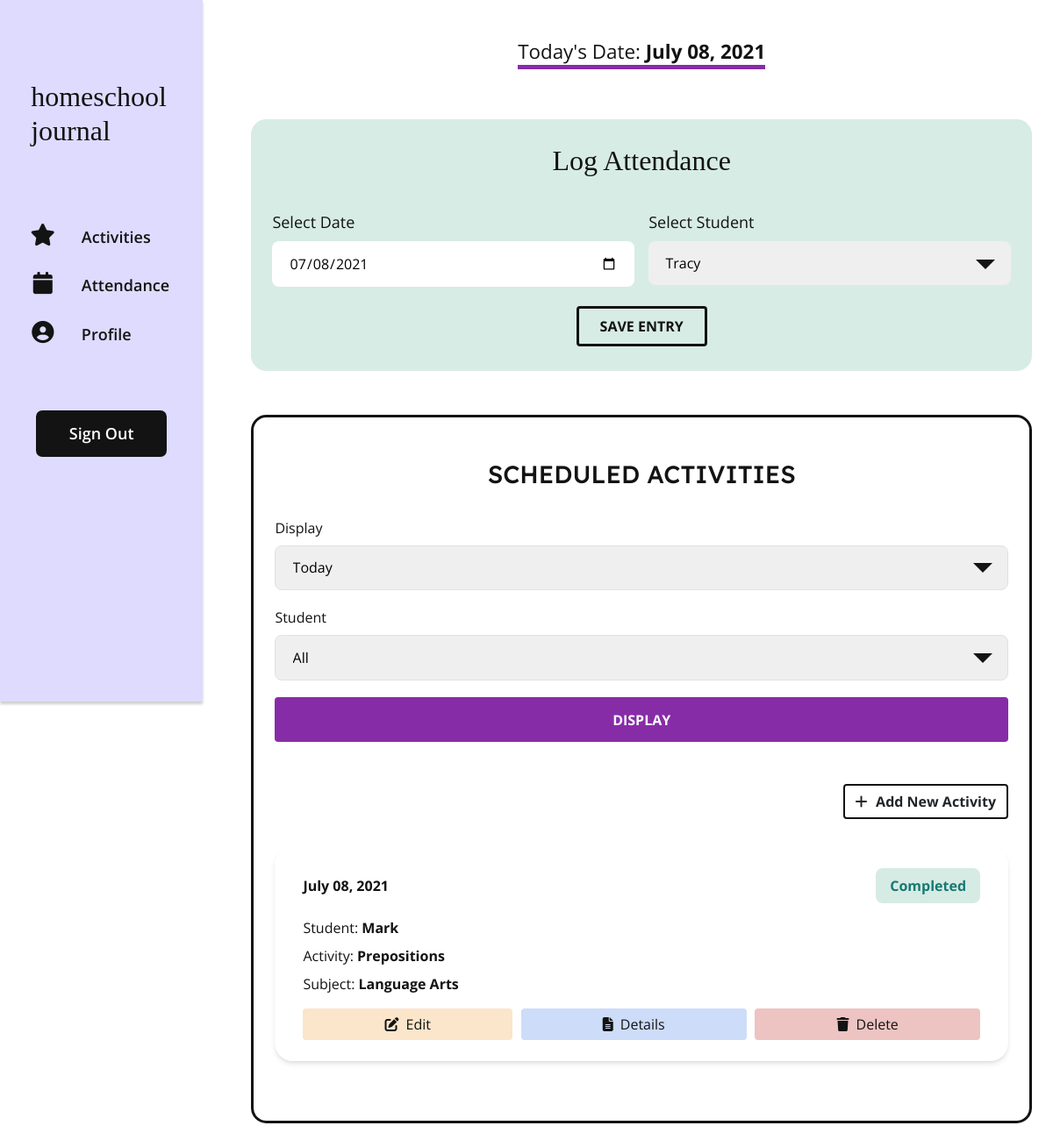
Screenshot of /index (signed in) with the database file from the repository.
### app/models.py (models this page shows, shortened)
class Activity(db.Model):
    id = db.Column(db.Integer, primary_key=True)
    title = db.Column(db.String(150), index=True, nullable=False)
    user_id = db.Column(db.Integer, db.ForeignKey('user.id'), index=True)
    subject_id = db.Column(db.Integer, db.ForeignKey('subject.id'), index=True, nullable=False)
    student_id = db.Column(db.Integer, db.ForeignKey('student.id'), index=True, nullable=False)
    description = db.Column(db.Text, index=True)
    resources = db.Column(db.Text, index=True)
    activity_date = db.Column(db.DateTime, index=True, nullable=False)
    notes = db.Column(db.Text, index=True)
    status = db.Column(db.String(64), index=True, nullable=False)

class Student(db.Model):
    id = db.Column(db.Integer, primary_key=True)
    student_name = db.Column(db.String(64), index=True)
    user_id = db.Column(db.Integer, db.ForeignKey('user.id'))
    attendance = db.relationship('Attendance', backref='student', lazy='dynamic')
    activities = db.relationship('Activity', backref='student', lazy='dynamic')
    def __str__(self):
        return self.student_name

class Subject(db.Model):
    id = db.Column(db.Integer, primary_key=True)
    user_id = db.Column(db.Integer, db.ForeignKey('user.id'), index=True)
    subject_name = db.Column(db.String(64), index=True)
    activities = db.relationship('Activity', backref='subject', lazy='dynamic')
    def __str__(self):
        return self.subject_name

### app/routes.py (the view, shortened to what this page needs)
@app.route('/',  methods=['GET', 'POST'])
@app.route('/index', methods=['GET', 'POST'])
@login_required
def index():
    form = AddStudentSubjectForm()
    students = current_user.students
    form2 = AddAttendanceForm()
    form2.student.choices = students
    todays_datetime = datetime(datetime.today().year, datetime.today().month, datetime.today().day)
    current_weekday = todays_datetime.isoweekday()
    form3 = DisplayActivitiesForm()
    student_list = ["All"]
    for student in students:
        student_list.append(student)
    form3.student.choices = student_list
    activities = current_user.activities.filter_by(activity_date=todays_datetime).order_by(Activity.activity_date).all()
    return render_template('index.html', form=form, form2=form2, todays_datetime=todays_datetime, form3=form3, activities=activities)

### app/forms.py
class AddStudentSubjectForm(FlaskForm):
    user_student = SelectField('How many students do you have?', choices=[ 1, 2, 3, 4, 5, 6, 7, 8], validators=[DataRequired()])
    student_name1 = StringField('Student Name(s)', validators=[DataRequired("Please enter student's name")])
    user_subject = SelectField('How many subjects do you teach?', choices=[ 1, 2, 3, 4, 5, 6, 7, 8, 9, 10], validators=[DataRequired()] )
    subject_name1 = StringField('Subject', validators=[DataRequired("Please enter subject name")])
    submit = SubmitField('Update')

class AddAttendanceForm(FlaskForm):
    attendance_date = DateField('Select Date', format='%Y-%m-%d')
    student = SelectField(u'Select Student', choices=[])
    submit = SubmitField('Save Entry')

### app/__init__.py (called while the page is built)
@app.template_filter()
def datetime_format_filter(value, format='%B %d, %Y'):
    return value.strftime(format)

@app.template_filter()
def datepicker_format_filter(value, format='%Y-%m-%d'):
    return value.strftime(format)

### app/models.py (called while the page is built)
@login.user_loader
def load_user(id):
    return User.query.get(int(id))

### app/templates/index.html (shortened to what this page needs)
{% extends "base.html" %}
{% block content %}
    {% if current_user.student_number %}
    <div class="date-wrapper">
        <span class="date-info">Today's Date: <span class="date-info-data">{{ todays_datetime | datetime_format_filter }}</span></span>
    </div>
    <div class="attendance">
        <h2 class="attendance__title">Log Attendance</h2>
        <form class="attendance__form" method="POST" action="/index" role="form" novalidate>
            <div class="attendance__fields">
                <div class="attendance__field attendance__field--date">
                    {{ form2.attendance_date.label(class_='attendance__field-label') }}
                    {{ form2.attendance_date(class_='datepicker attendance__field-input', value=todays_datetime | datepicker_format_filter) }}
                </div>
                <div class="attendance__field attendance__field--student">
                    {{ form2.student.label(class_='attendance__field-label') }}
                    <div class="attendance__student-input">
                        {{ form2.student(class_='attendance__field-input attendance__field-input--student') }}
                    </div>
                </div>
            </div>
            {{ form2.submit(class_='btn attendance__btn') }}
        </form>
    </div>
    <div class="activities">
        <h3 class="activities__title">Scheduled Activities</h3>
        <div class="activities__wrapper">
            <form method="POST" action="/index" class="activities__form" novalidate>
                <div class="activities__field-wrapper">
                    <div class="activities__field activities__field-display">
                        {{ form3.display.label }}
                        <div class="activities__input">
                            {{ form3.display(class_='form-select--light activities__field-input activities__display-input') }}
                        </div>
                    </div>
                    <div class="activities__field activities__field-student">
                        {{ form3.student.label }}
                        <div class="activities__input">
                            {{ form3.student(class_='form-select--light activities__field-input activities__student-input') }}
                        </div>
                    </div>
                </div>
                {{ form3.display_submit(class_='btn activities__btn') }}
            </form>
        </div>
        <section class="activity-display">
            <div class="activity-display__add">
                <a href="{{ url_for('add') }}" id="add-btn" class="btn activity__add-btn"><i class="fas fa-plus activity__add-btn-icon"></i>Add New Activity</a>
            </div>
            <div class="activity-display__cards">
                {% for activity in activities %}
                <div class="activity__card">
                    <div class="activity__card-header">
                        <p class="activity__card-date">{{ activity.activity_date | datetime_format_filter }}</p>
                        <p class="activity__card-status activity__card-status-{{ activity.status | lower | replace(" ", "") }}">{{ activity.status }}</p>
                    </div>
                    <div class=activity__card-content>
                        <p class="activity__card-data activity__card-student">Student: <span class="activity__card-student-data">{{ activity.student }}</span></p>
                        <p class="activity__card-data activity__card-activity">Activity: <span class="activity__card-activity-data">{{ activity.title }}</span></p>
                        <p class="activity__card-data activity__card-subject">Subject: <span class="activity__card-subject-data">{{ activity.subject }}</span></p>
                    </div>
                    <div class="activity__card-controls">
                        <a href="{{ url_for('update', title=activity.title) }}" class="btn btn-edit activity__card-controls-btn"><i class="fas fa-edit activity__card-controls-icon"></i>Edit</a>
                        <a href="{{ url_for('details', title=activity.title) }}" class="btn btn-details activity__card-controls-btn"><i class="fas fa-file-alt activity__card-controls-icon"></i></i>Details</a>
                        <a href="{{ url_for('delete', id=activity.id) }}" class="btn btn-delete activity__card-controls-btn" onclick="return confirm('Are you sure you want to delete?')"><i class="fas fa-trash activity__card-controls-icon"></i>Delete</a>
                    </div>
                </div>
                {% endfor %}
            </div>
        </section>
    </div>
    {% endif %}
{% endblock %}

### rows the page displays
Activity: activity_date "July 08, 2021", status "Completed", student "Mark", title "Prepositions", subject "Language Arts"

### other values shown
{{ todays_datetime | datetime_format_filter }} "July 08, 2021"
